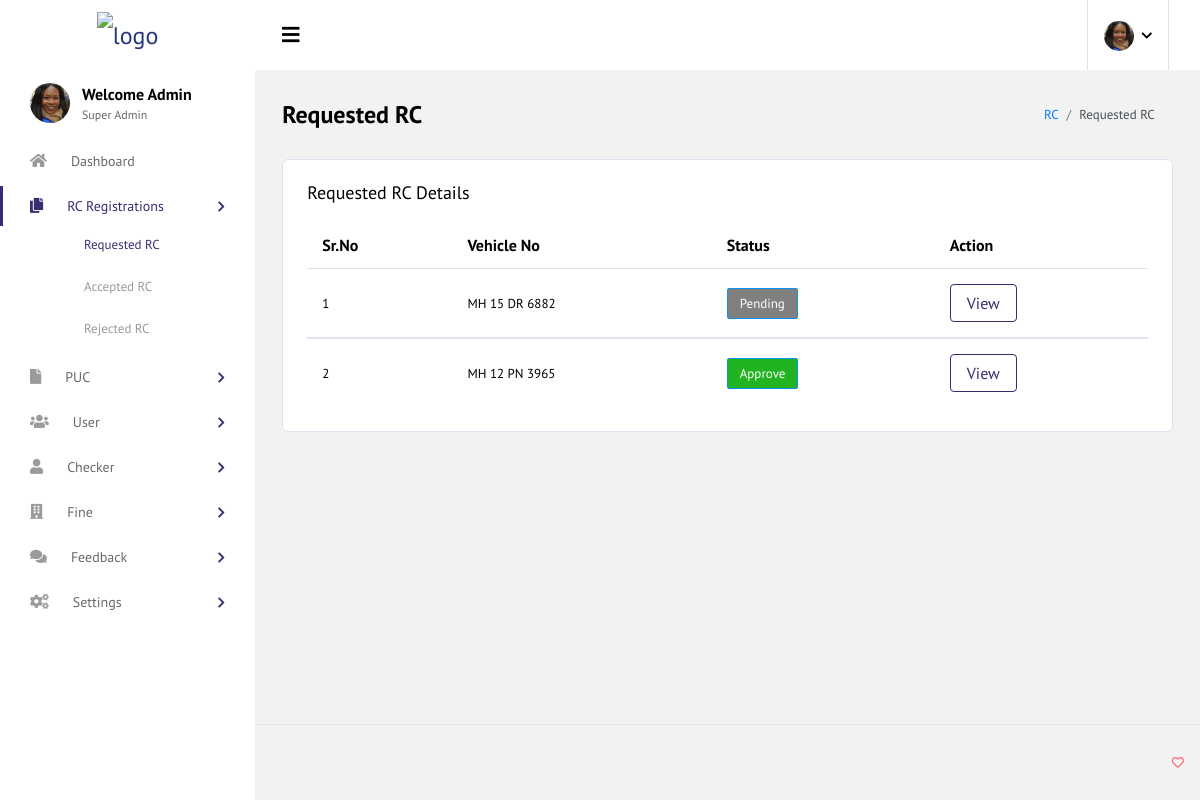
Screenshot of /Admin/requested_rc.php with the database file from the repository.
### tables this page shows
CREATE TABLE `rc_user` (
  `r_id` bigint(255) NOT NULL,
  `user_id` bigint(255) DEFAULT NULL,
  `rc_vehicle_no` varchar(255) DEFAULT NULL,
  `rc_own_name` varchar(255) DEFAULT NULL,
  `rc_engine_no` varchar(255) DEFAULT NULL,
  `rc_chasis_no` varchar(255) DEFAULT NULL,
  `rc_vehicle_class` varchar(255) DEFAULT NULL,
  `rc_vehicle_type` varchar(255) DEFAULT NULL,
  `rc_myon` varchar(255) DEFAULT NULL,
  `rc_fuel` varchar(255) DEFAULT NULL,
  `rc_body_color` varchar(255) DEFAULT NULL,
  `rc_seat_cap` varchar(255) DEFAULT NULL,
  `rc_status` varchar(255) DEFAULT NULL,
  `rc_issue_date` varchar(255) DEFAULT NULL,
  `rc_valid_upto` varchar(255) DEFAULT NULL
);

### Admin/requested_rc.php (the view, shortened to what this page needs)
<!DOCTYPE html>
<html lang="en">
<head>
  <link rel="stylesheet" href="vendors/iconfonts/font-awesome/css/all.min.css">
  <link rel="stylesheet" href="vendors/css/vendor.bundle.base.css">
  <link rel="stylesheet" href="vendors/css/vendor.bundle.addons.css">
  <link rel="stylesheet" href="css/style.css">
</head>
<body>
  <div class="container-scroller">
    <nav class="navbar col-lg-12 col-12 p-0 fixed-top d-flex flex-row default-layout-navbar">
      <div class="text-center navbar-brand-wrapper d-flex align-items-center justify-content-center">
        <a class="navbar-brand brand-logo" href="dashboard.php"><img src="images/logo.svg" alt="logo"/></a>
      </div>
      <div class="navbar-menu-wrapper d-flex align-items-stretch">
        <button class="navbar-toggler navbar-toggler align-self-center" type="button" data-toggle="minimize">
          <span class="fas fa-bars"></span>
        </button>
        <ul class="navbar-nav navbar-nav-right">
          <li class="nav-item nav-profile dropdown">
            <a class="nav-link dropdown-toggle" href="#" data-toggle="dropdown" id="profileDropdown">
              <img src="images/faces/face5.jpg" alt="profile"/>
            </a>
          </li>
        </ul>
      </div>
    </nav>
    <div class="container-fluid page-body-wrapper">
     <?php include "sidebar.php" ?>
     <div class="main-panel">
        <div class="content-wrapper">
          <div class="page-header">
            <h3 class="page-title">
              Requested RC
            </h3>
            <nav aria-label="breadcrumb">
              <ol class="breadcrumb">
                <li class="breadcrumb-item"><a href="#">RC</a></li>
                <li class="breadcrumb-item active" aria-current="page">Requested RC </li>
              </ol>
            </nav>
          </div>
          <div class="card">
            <div class="card-body">
              <h4 class="card-title">Requested RC details</h4>
              <div class="row">
                <div class="col-12">
                  <div class="table-responsive">
                    <table id="order-listing" class="table">
                      <thead>
                        <tr>
                            <th>Sr.No</th>
                            <th>Vehicle No</th>
                            <th>Status</th>
                            <th>Action</th>
                        </tr>
                      </thead>
                      <?php
                            require 'db.php';
                              $select = "SELECT rc_user.*,user_register.* FROM rc_user INNER JOIN user_register ON rc_user.user_id = user_register.user_id ";
                            mysqli_query($con,"SET CHARACTER SET 'utf8'");
                            mysqli_query($con,"SET SESSION collation_connection ='utf8_unicode_ci'");
                              if ($result = $con->query($select))
                                 {
                                       while ($data = $result->fetch_assoc())
                                       {
                                          echo'
                      <tbody>
                      <input type="hidden"  name="r_id" value='.$data["r_id"].'>
                        <tr>
                          <td class="py-1" r_id="'.$data["r_id"].'">
                            '.$data["r_id"].'
                          </td>
                          <td>
                            '.$data["rc_vehicle_no"].'
                          </td>';
                      if($data["rc_status"] == "Pending")
                      {
                        echo '
                          <td>
                            <label class="badge badge-info" style="background-color:gray;">Pending</label>
                          </td>
                         ';
                      }
                      elseif($data["rc_status"] == "Accepted")
                      {
                        echo '
                          <td>
                            <label class="badge badge-info" style="background-color:#21b321;">Approve</label>
                          </td>
                          ';
                      }
                      elseif($data["rc_status"] == "Rejected")
                      {
                        echo '
                          <td>
                            <label class="badge badge-info" style="background-color:red;">Disapprove</label>
                          </td>
                          ';
                      }
                      echo'   <td>
                            <a href="view_user_rc.php?r_id='.$data["r_id"].'"><button class="btn btn-outline-primary" >View</button></a>
                          </td>
                        </tr>
                      </tbody>';
                    }}?>
                    </table>
                  </div>
                </div>
              </div>
            </div>
          </div>
        </div>
        <footer class="footer">
          <div class="d-sm-flex justify-content-center justify-content-sm-between">
            <span class="float-none float-sm-right d-block mt-1 mt-sm-0 text-center"><i class="far fa-heart text-danger"></i></span>
          </div>
        </footer>
      </div>
    </div>
  </div>
</body>
</html>

### rows the page displays
rc_user: r_id "1", rc_vehicle_no "MH 15 DR 6882", rc_status "Pending"
rc_user: r_id "2", rc_vehicle_no "MH 12 PN 3965", rc_status "Approve"
